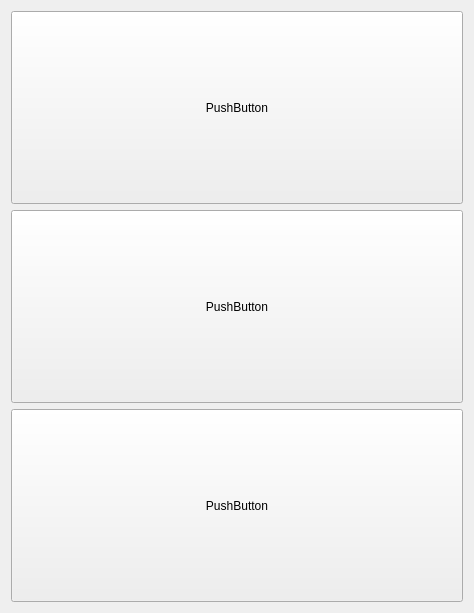
<?xml version="1.0" encoding="UTF-8"?>
<ui version="4.0">
 <class>Form</class>
 <widget class="QWidget" name="Form">
  <property name="geometry">
   <rect>
    <x>0</x>
    <y>0</y>
    <width>474</width>
    <height>613</height>
   </rect>
  </property>
  <property name="windowTitle">
   <string>Form</string>
  </property>
  <layout class="QVBoxLayout" name="verticalLayout">
   <item>
    <widget class="QPushButton" name="pushButton">
     <property name="maximumSize">
      <size>
       <width>16777215</width>
       <height>221</height>
      </size>
     </property>
     <property name="text">
      <string>PushButton</string>
     </property>
    </widget>
   </item>
   <item>
    <widget class="QPushButton" name="pushButton_2">
     <property name="maximumSize">
      <size>
       <width>16777215</width>
       <height>221</height>
      </size>
     </property>
     <property name="text">
      <string>PushButton</string>
     </property>
    </widget>
   </item>
   <item>
    <widget class="QPushButton" name="pushButton_3">
     <property name="maximumSize">
      <size>
       <width>16777215</width>
       <height>221</height>
      </size>
     </property>
     <property name="text">
      <string>PushButton</string>
     </property>
    </widget>
   </item>
  </layout>
 </widget>
 <resources/>
 <connections/>
</ui>
